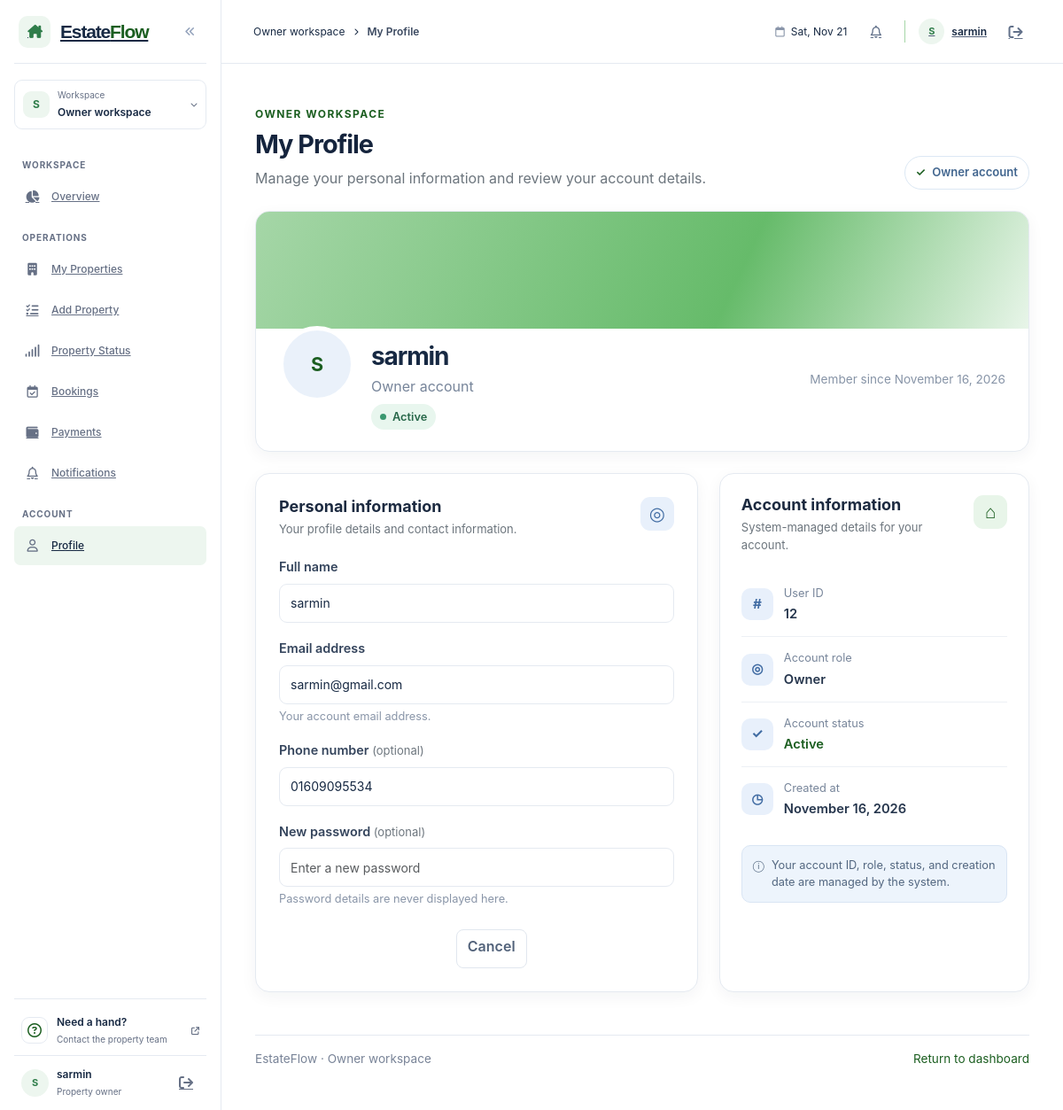
The page /backend/owner/property_crud/profile.php (signed in) on the database its author committed.
### tables this page shows
CREATE TABLE `users` (
  `user_id` bigint UNSIGNED NOT NULL,
  `name` varchar(100) NOT NULL,
  `email` varchar(100) NOT NULL,
  `password_hash` varchar(255) NOT NULL,
  `phone` varchar(20) DEFAULT NULL,
  `status` enum('active','inactive') NOT NULL DEFAULT 'active',
  `created_at` datetime NOT NULL DEFAULT CURRENT_TIMESTAMP,
  `role` enum('admin','customer','agent','owner') NOT NULL
);

### backend/owner/property_crud/profile.php (the view, shortened to what this page needs)
<?php
require_once __DIR__ . '/dbconfig.php';
$escape = static fn(string $value): string => htmlspecialchars($value, ENT_QUOTES | ENT_SUBSTITUTE, 'UTF-8');
$userId = (int) $_SESSION['user_id'];
$profile = null;
$profileStmt = $conn->prepare('SELECT user_id, name, email, phone, status, created_at, role FROM users WHERE user_id = ? AND role = ? LIMIT 1');
if (!$profileStmt) {
    error_log('Unable to prepare owner profile query: ' . $conn->error);
    $profileError = 'Your profile could not be loaded. Please try again later.';
} else {
    $role = 'owner';
    $profileStmt->bind_param('is', $userId, $role);
    if (!$profileStmt->execute()) {
        error_log('Unable to load owner profile: ' . $profileStmt->error);
        $profileError = 'Your profile could not be loaded. Please try again later.';
    } else {
        $profile = $profileStmt->get_result()->fetch_assoc();
    }
}
$profileName = (string) ($profile['name'] ?? '');
$nameParts = preg_split('/\s+/', trim($profileName), -1, PREG_SPLIT_NO_EMPTY) ?: [];
$initials = $nameParts
    ? strtoupper(substr($nameParts[0], 0, 1) . (count($nameParts) > 1 ? substr($nameParts[count($nameParts) - 1], 0, 1) : ''))
    : 'O';
$memberSince = !empty($profile['created_at']) ? date('F j, Y', strtotime($profile['created_at'])) : '—';
$status = (string) ($profile['status'] ?? '');
$statusClass = $status === 'active' ? 'status-active' : 'status-inactive';
?>
<!doctype html>
<html lang="en">
<head>
    <link href="https://cdn.jsdelivr.net/npm/bootstrap@5.3.3/dist/css/bootstrap.min.css" rel="stylesheet">
    <link href="https://cdnjs.cloudflare.com/ajax/libs/font-awesome/6.5.2/css/all.min.css" rel="stylesheet">
    <link rel="stylesheet" href="../assets/css/owner/dashboard.css">
    <link rel="stylesheet" href="../assets/css/owner/profile.css">
    <link rel="stylesheet" href="../../shared/assets/css/palette.css">
</head>
<body class="owner-profile-page">
    <div class="owner-layout">
        <?php
        include __DIR__ . '/../include/owner_leftber.php';
        ?>
        <div class="owner-main-shell">
            <?php include __DIR__ . '/../../shared/partials/header.php'; ?>
    <main class="container py-4 py-lg-5">
        <header class="profile-page-heading mb-4">
            <p class="eyebrow mb-2">OWNER WORKSPACE</p>
            <div class="d-flex flex-column flex-md-row align-items-md-end justify-content-between gap-3">
                <div>
                    <h1 class="display-6 fw-bold mb-2">My Profile</h1>
                    <p class="text-secondary mb-0">Manage your personal information and review your account details.</p>
                </div>
                <span class="profile-secure-label"><span aria-hidden="true">✓</span> <?= $escape(ucfirst((string) ($profile['role'] ?? 'owner'))) ?> account</span>
            </div>
        </header>
        <section class="profile-card mb-4" aria-labelledby="profile-name">
            <div class="profile-cover"></div>
            <div class="profile-identity">
                <div class="profile-avatar" aria-hidden="true"><?= $escape($initials) ?></div>
                <div class="profile-heading">
                    <h2 id="profile-name" class="h3 mb-1"><?= $escape($profileName ?: 'Property Owner') ?></h2>
                    <p class="mb-2"><?= $escape(ucfirst((string) ($profile['role'] ?? 'owner'))) ?> account</p>
                    <span class="account-badge <?= $statusClass ?>"><span aria-hidden="true"></span> <?= $escape(ucfirst($status ?: 'Unknown')) ?></span>
                </div>
                <span class="member-since">Member since <?= $escape($memberSince) ?></span>
            </div>
        </section>
        <div class="row g-4">
            <div class="col-12 col-lg-7">
                <section class="detail-card profile-form-card h-100" aria-labelledby="personal-info-title">
                    <div class="section-heading">
                        <div>
                            <h2 id="personal-info-title" class="h5 mb-1">Personal information</h2>
                            <p class="text-secondary mb-0">Your profile details and contact information.</p>
                        </div>
                        <span class="section-icon" aria-hidden="true">◎</span>
                    </div>
                    <form>
                        <div class="row g-3">
                            <div class="col-12">
                                <label for="name" class="form-label">Full name</label>
                                <input class="form-control" id="name" name="name" type="text" maxlength="100" value="<?= $escape($profileName) ?>" placeholder="Your full name" autocomplete="name">
                            </div>
                            <div class="col-12">
                                <label for="email" class="form-label">Email address</label>
                                <input class="form-control" id="email" name="email" type="email" maxlength="100" value="<?= $escape((string) ($profile['email'] ?? '')) ?>" placeholder="you@example.com" autocomplete="email">
                                <div class="form-text">Your account email address.</div>
                            </div>
                            <div class="col-12">
                                <label for="phone" class="form-label">Phone number <span class="text-secondary fw-normal">(optional)</span></label>
                                <input class="form-control" id="phone" name="phone" type="tel" maxlength="20" value="<?= $escape((string) ($profile['phone'] ?? '')) ?>" placeholder="+880 1XXX-XXX-XXX" autocomplete="tel">
                            </div>
                            <div class="col-12">
                                <label for="new-password" class="form-label">New password <span class="text-secondary fw-normal">(optional)</span></label>
                                <input class="form-control" id="new-password" name="password" type="password" autocomplete="new-password" placeholder="Enter a new password">
                                <div class="form-text">Password details are never displayed here.</div>
                            </div>
                            <div class="col-12">
                                <div class="form-actions d-flex flex-column flex-sm-row justify-content-end gap-2 pt-2">
                                    <a class="btn btn-light" href="../owner_dashboard.php">Cancel</a>
                                    <button class="btn btn-primary px-4" type="button">Save changes</button>
                                </div>
                            </div>
                        </div>
                    </form>
                </section>
            </div>
            <div class="col-12 col-lg-5">
                <section class="detail-card account-info-card h-100" aria-labelledby="account-info-title">
                    <div class="section-heading">
                        <div>
                            <h2 id="account-info-title" class="h5 mb-1">Account information</h2>
                            <p class="text-secondary mb-0">System-managed details for your account.</p>
                        </div>
                        <span class="section-icon portfolio-icon" aria-hidden="true">⌂</span>
                    </div>
                    <div class="account-info-list">
                        <div class="account-info-row">
                            <span class="account-info-icon" aria-hidden="true">#</span>
                            <div><small>User ID</small><strong><?= $profile ? (int) $profile['user_id'] : '—' ?></strong></div>
                        </div>
                        <div class="account-info-row">
                            <span class="account-info-icon" aria-hidden="true">◎</span>
                            <div><small>Account role</small><strong><?= $escape(ucfirst((string) ($profile['role'] ?? '—'))) ?></strong></div>
                        </div>
                        <div class="account-info-row">
                            <span class="account-info-icon" aria-hidden="true">✓</span>
                            <div><small>Account status</small><strong class="account-status-text"><?= $escape(ucfirst($status ?: '—')) ?></strong></div>
                        </div>
                        <div class="account-info-row">
                            <span class="account-info-icon" aria-hidden="true">◷</span>
                            <div><small>Created at</small><strong><?= $escape($memberSince) ?></strong></div>
                        </div>
                    </div>
                    <div class="account-info-note mt-3">
                        <span aria-hidden="true">ⓘ</span>
                        Your account ID, role, status, and creation date are managed by the system.
                    </div>
                </section>
            </div>
        </div>
        <footer class="page-footer mt-5 pt-3">
            <span>EstateFlow · Owner workspace</span>
            <a href="../owner_dashboard.php">Return to dashboard</a>
        </footer>
    </main>
        </div>
    </div>
</body>
</html>

### backend/owner/assets/css/owner/dashboard.css (style rules this page uses)
:root { --owner-cream: #e8f5e9; --owner-cream-alt: #e8f5e9; --owner-green-soft: #a5d6a7; --owner-green: #66bb6a; --owner-ink: #1b5e20; --owner-navy: #1b5e20; --owner-blue: #66bb6a; --owner-muted: #4f7652; --owner-border: #a5d6a7; --owner-canvas: #e8f5e9; --owner-sidebar-active: #a5d6a7; --owner-sidebar-accent: #66bb6a; }
* { box-sizing: border-box; }
.owner-layout { min-height: 100vh; }
.owner-main-shell { min-height: 100vh; margin-left: 220px; }
:root { --owner-canvas: #e8f5e9; --owner-sidebar-active: #a5d6a7; --owner-sidebar-accent: #66bb6a; }
.owner-main-shell { min-width: 0; margin-left: 260px; transition: margin-left 220ms ease; }
.owner-layout { background: #f3f6fa; }
.owner-main-shell { margin-left: 250px; }
.owner-main-shell { background: #f3f6fa; }
.owner-main-shell > main.container { width: 100%; max-width: 1420px; padding: 32px 38px 44px; }
.owner-main-shell > main.container > header h1 { color: #15243d; font-size: clamp(26px, 2.4vw, 34px); letter-spacing: -.035em; }
.owner-main-shell .eyebrow { color: #1b5e20; font-size: 11px; font-weight: 700; letter-spacing: .1em; }
.owner-main-shell .summary-card, .owner-main-shell .booking-panel, .owner-main-shell .listing-panel, .owner-main-shell .profile-card, .owner-main-shell .detail-card { border: 1px solid #e5eaf1; border-radius: 14px; background: #fff; box-shadow: 0 8px 22px rgba(28, 43, 66, .045); }
.owner-main-shell .summary-label, .owner-main-shell .text-secondary { line-height: 1.6; }
.owner-main-shell .booking-panel-heading h2, .owner-main-shell .listing-panel-heading h2, .owner-main-shell .section-heading h2 { color: #15243d; font-size: 18px; }
.owner-main-shell .booking-panel-heading p, .owner-main-shell .listing-panel-heading p, .owner-main-shell .detail-card .text-secondary { font-size: 13px; }
.owner-main-shell .form-label { color: #344054; font-size: 13px; font-weight: 600; }
.owner-main-shell .form-control, .owner-main-shell .form-select { min-height: 44px; border-color: #d7deea; border-radius: 9px; color: #1c2a40; font-size: 14px; }
.owner-main-shell .btn { min-height: 40px; border-radius: 8px; font-weight: 600; }
.owner-main-shell .page-footer { color: #748197; font-size: 12px; }

### backend/shared/assets/css/palette.css (style rules this page uses)
:root { color-scheme: light; --ef-cream: #ffffff; --ef-cream-alt: #f8fafc; --ef-green-soft: #e7f4ea; --ef-green: #2f7d4a; --ef-accent: #2f7d4a; --ef-ink: #172943; --ef-muted: #667085; --ef-border: #e5eaf1; --ef-surface: #ffffff; --ef-page: #ffffff; --ef-blue-700: #2f7d4a; --ef-blue-100: #e7f4ea; --ef-teal-700: #2f7d4a; --ef-teal-100: #e7f4ea; --ef-navy-950: #ffffff; --ef-navy-900: #ffffff; --ef-navy-800: #26364d; }
.owner-layout { color: var(--ef-ink); background: var(--ef-page); }
.owner-dashboard, .owner-bookings-page, .property-status-page, .owner-profile-page, .owner-notifications-page, .need-a-hand-page, .add-property-page, .my-properties-page { color: var(--ef-ink); background: var(--ef-page); }
.owner-main-shell, .owner-dashboard .owner-main-shell, body.owner-dashboard { color: var(--ef-ink); background: var(--ef-page); }
.owner-dashboard .owner-primary-button, .owner-main-shell .btn-primary { border-color: var(--ef-navy-950); color: #fff; background: var(--ef-navy-950); }
.owner-main-shell .summary-card, .owner-main-shell .booking-panel, .owner-main-shell .listing-panel, .owner-main-shell .profile-card, .owner-main-shell .detail-card, .owner-main-shell .property-card { border-color: var(--ef-border); background: var(--ef-surface); }
.owner-main-shell .form-control, .owner-main-shell .form-select { border-color: var(--ef-border); color: var(--ef-ink); background: var(--ef-cream); }
.owner-main-shell .page-footer { border-color: var(--ef-border); }
.owner-profile-page .profile-cover { background: linear-gradient(115deg, #a5d6a7, #66bb6a 62%, #e8f5e9); }
.admin-dashboard, .owner-layout, .owner-dashboard, .agent-dashboard { color: var(--ef-ink); font-family: "Inter", "Segoe UI", Arial, sans-serif; }
.owner-main-shell, .owner-dashboard, .owner-layout, .admin-dashboard, .admin-layout { background: #ffffff; }

### rows shown on the page
users: role "Owner", name "S", name "sarmin", status "Active", created_at "November 16, 2026", email "sarmin@gmail.com", phone "01609095534", user_id "12"

### other values the page prints
$ownerInitial "S"
$ownerName "sarmin"
$ownerPageTitle "My Profile"
